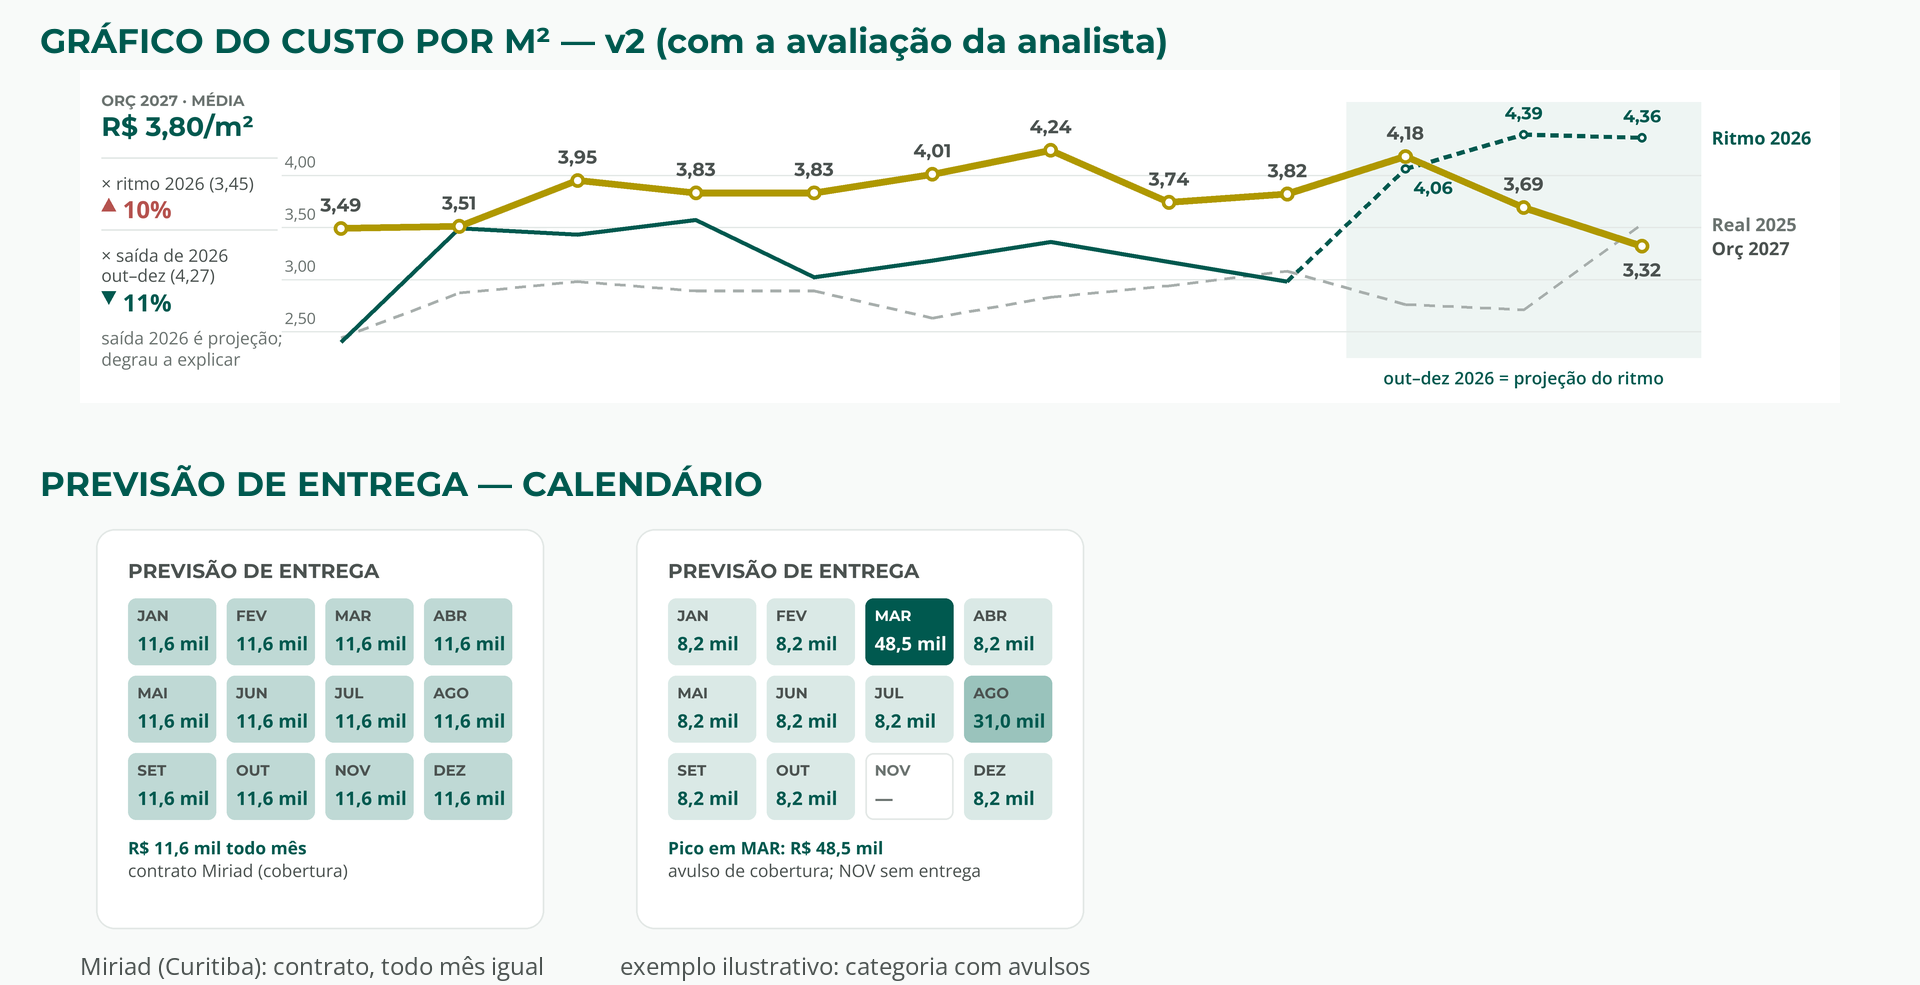

Here is the Python script that generated this plot:
"""Rascunho v2 (07/10/2026): gráfico do Custo por m² com a avaliação da analista + calendário da "Previsão de entrega".

Gráfico — o que mudou da v1 (avaliação da analista):
  1. mensagem honesta, nas duas faces: +10% sobre o ritmo 2026 no ano, mas 11% abaixo da saída de 2026 (out–dez);
  2. ritmo 2026 contínuo até o último mês fechado e tracejado na projeção; a faixa diz "projeção";
  3. nenhum texto em ouro nem em cinza claro (contraste); o ouro fica só na linha;
  4. fonte mínima de 6,5 pt;
  5. rótulo do Orç vai para baixo quando outra linha passa logo acima (dez);
  6. os 3 pontos do ritmo em out–dez com valor;
  7. à direita só os nomes das 3 linhas; a linha da média saiu (está no painel e na tabela);
  8. grade 2,50–4,00, faixa só na altura do gráfico, ritmo no verde da marca.
Calendário — o card "Previsão de entrega" das categorias vira 12 meses em 4×3, com o valor do mês e a cor pela
intensidade; mês sem entrega fica vazio; o destaque só aparece quando há pico de verdade (todo mês igual = contrato).

Só formas que o gerador desenha no Slides (linhas, círculos, retângulos, texto).
Uso (de dentro de orcamento-2027): python ferramentas/rascunhos/grafico_m2_rascunho_v2.py
"""
import os
from PIL import Image, ImageDraw, ImageFont

AQUI = os.path.dirname(os.path.abspath(__file__))
FONTES = os.path.join(AQUI, '..', 'fontes')
SAIDA = os.path.join(AQUI, 'grafico_m2_rascunho_v2.png')

MESES = ['JAN', 'FEV', 'MAR', 'ABR', 'MAI', 'JUN', 'JUL', 'AGO', 'SET', 'OUT', 'NOV', 'DEZ']
REAL25 = [2.44, 2.87, 2.98, 2.89, 2.89, 2.63, 2.83, 2.94, 3.08, 2.76, 2.71, 3.53]
RIT26 = [2.40, 3.49, 3.43, 3.57, 3.02, 3.18, 3.36, 3.17, 2.98, 4.06, 4.39, 4.36]
ORC27 = [3.49, 3.51, 3.95, 3.83, 3.83, 4.01, 4.24, 3.74, 3.82, 4.18, 3.69, 3.32]
FECHADO = 9                # último mês fechado do ritmo (set) — no gerador viria da configuração

DARK, GOLD, BODY, CINZA, LINHA = '#00594F', '#AF9800', '#4B5250', '#6B7370', '#E3E8E6'
TINT, TINT2, MED, RED, BG = '#EEF5F3', '#D7E8E4', '#3C8C7F', '#B5524E', '#F8FAF9'
REAL_COR = '#A7AEAC'

S = 3
K = 1920 / 720 * S
X_JAN, PASSO = 97.9, 44.35
Y0, Y1 = 18, 108
VMIN, VMAX = 2.25, 4.55


def fonte(fam, peso, pt):
    arq = {'M': 'Montserrat[wght].ttf', 'O': 'OpenSans[wdth,wght].ttf'}[fam]
    f = ImageFont.truetype(os.path.join(FONTES, arq), round(pt * K))
    f.set_variation_by_name(peso)
    return f


def px(x, y): return (x * K, y * K)
def X(i): return X_JAN + i * PASSO
def Y(v): return Y1 - (v - VMIN) / (VMAX - VMIN) * (Y1 - Y0)
def br(v): return ('%.2f' % v).replace('.', ',')


def tracejado(d, pts, cor, larg, tam=4, vao=3):
    for (xa, ya), (xb, yb) in zip(pts, pts[1:]):
        dx, dy = xb - xa, yb - ya
        L = (dx * dx + dy * dy) ** .5
        t = 0
        while t < L:
            t2 = min(t + tam, L)
            d.line([px(xa + dx * t / L, ya + dy * t / L), px(xa + dx * t2 / L, ya + dy * t2 / L)], fill=cor, width=round(larg * K))
            t += tam + vao


def linha(d, pts, cor, larg):
    d.line([px(x, y) for x, y in pts], fill=cor, width=round(larg * K), joint='curve')


def texto(d, x, y, s, f, cor, anc='la'):
    d.text(px(x, y), s, font=f, fill=cor, anchor=anc)


def ret(d, x, y, w, h, cor, borda=None, raio=0, larg=.6):
    d.rounded_rectangle([px(x, y), px(x + w, y + h)], radius=raio * K, fill=cor, outline=borda,
                        width=round(larg * K) if borda else 0)


def seta(d, x, y, sobe, cor):
    d.polygon([px(x, y + 2.5), px(x + 5.5, y + 2.5), px(x + 2.75, y - 2.5)] if sobe else
              [px(x, y - 2.5), px(x + 5.5, y - 2.5), px(x + 2.75, y + 2.5)], fill=cor)


# ------------------------------------------------------------------ gráfico
def grafico():
    CW, CH = 660, 125
    im = Image.new('RGB', (round(CW * K), round(CH * K)), 'white')
    d = ImageDraw.Draw(im)
    xa, xb = X(0) - PASSO / 2, X(11) + PASSO / 2

    # Faixa da projeção (só na altura do gráfico)
    d.rectangle([px(X(FECHADO) - PASSO / 2, Y0 - 6), px(xb, Y1)], fill=TINT)
    texto(d, (X(FECHADO) + X(11)) / 2, Y1 + 3, 'out–dez 2026 = projeção do ritmo', fonte('O', 'SemiBold', 6.5), DARK, 'ma')

    for v in (2.5, 3.0, 3.5, 4.0):
        d.line([px(xa, Y(v)), px(xb, Y(v))], fill=LINHA, width=round(.5 * K))
        texto(d, xa + 1, Y(v) - 1, br(v), fonte('O', 'Regular', 6), CINZA, 'ld')

    # Real 2025 (contexto), ritmo 2026 (fechado contínuo, projeção tracejada), Orç 2027 na frente
    tracejado(d, [(X(i), Y(v)) for i, v in enumerate(REAL25)], REAL_COR, 1.1)
    pr = [(X(i), Y(v)) for i, v in enumerate(RIT26)]
    linha(d, pr[:FECHADO], DARK, 1.6)
    tracejado(d, pr[FECHADO - 1:], DARK, 1.6, 3, 2)
    linha(d, [(X(i), Y(v)) for i, v in enumerate(ORC27)], GOLD, 2.6)

    for i in range(FECHADO, 12):          # valores do ritmo na projeção
        r = 1.7
        d.ellipse([px(X(i) - r, Y(RIT26[i]) - r), px(X(i) + r, Y(RIT26[i]) + r)], fill='white', outline=DARK, width=round(1 * K))
        if 0 < ORC27[i] - RIT26[i] <= 0.30:   # Orç logo acima → valor do ritmo embaixo
            texto(d, X(i) + 3, Y(RIT26[i]) + 3, br(RIT26[i]), fonte('M', 'Bold', 6.5), DARK, 'la')
        else:
            texto(d, X(i), Y(RIT26[i]) - 4, br(RIT26[i]), fonte('M', 'Bold', 6.5), DARK, 'md')

    for i, v in enumerate(ORC27):
        r = 2.7
        d.ellipse([px(X(i) - r, Y(v) - r), px(X(i) + r, Y(v) + r)], fill='white', outline=GOLD, width=round(1.4 * K))
        # outra linha logo acima (até 0,30) → rótulo embaixo
        acima = any(0 < s[i] - v <= 0.30 for s in (RIT26, REAL25))
        if i == 9: acima = False          # out: o ritmo cruza por baixo
        if acima:
            texto(d, X(i), Y(v) + 4.5, br(v), fonte('M', 'Bold', 7), BODY, 'ma')
        else:
            texto(d, X(i), Y(v) - 4.5, br(v), fonte('M', 'Bold', 7), BODY, 'md')

    # Nome das linhas à direita, com espaço mínimo
    xr = xb + 4
    alvo = sorted([(Y(RIT26[11]), 'Ritmo 2026', DARK), (Y(REAL25[11]), 'Real 2025', CINZA), (Y(ORC27[11]), 'Orç 2027', BODY)])
    ult = -99
    for y, s, cor in alvo:
        y = max(y, ult + 9); ult = y
        texto(d, xr, y, s, fonte('O', 'Bold', 6.8), cor, 'lm')
    # amostra da cor ao lado do nome do Orç (o ouro só como traço)
    yo = [y for y, s, c in alvo if s == 'Orç 2027'][0]

    # Painel da esquerda: os números que sustentam a conclusão
    x0 = 8
    texto(d, x0, 8, 'ORÇ 2027 · MÉDIA', fonte('M', 'Bold', 5.6), CINZA)
    texto(d, x0, 15, 'R$ 3,80/m²', fonte('M', 'Bold', 10), DARK)
    d.line([px(x0, 33), px(x0 + 66, 33)], fill=LINHA, width=round(.6 * K))
    texto(d, x0, 38, '× ritmo 2026 (3,45)', fonte('O', 'Regular', 6.5), BODY)
    seta(d, x0, 50.5, True, RED); texto(d, x0 + 8, 46, '10%', fonte('O', 'Bold', 9), RED)
    d.line([px(x0, 60), px(x0 + 66, 60)], fill=LINHA, width=round(.6 * K))
    texto(d, x0, 65, '× saída de 2026', fonte('O', 'Regular', 6.5), BODY)
    texto(d, x0, 72.5, 'out–dez (4,27)', fonte('O', 'Regular', 6.5), BODY)
    seta(d, x0, 85.5, False, DARK); texto(d, x0 + 8, 81, '11%', fonte('O', 'Bold', 9), DARK)
    texto(d, x0, 96, 'saída 2026 é projeção;', fonte('O', 'Regular', 6.5), CINZA)
    texto(d, x0, 104, 'degrau a explicar', fonte('O', 'Regular', 6.5), CINZA)
    return im.resize((round(CW * K / S), round(CH * K / S)), Image.LANCZOS)


# ------------------------------------------------------------------ calendário
def compacto(v):
    return ('%.1f mil' % (v / 1000)).replace('.', ',') if v < 1e6 else ('%.2f mi' % (v / 1e6)).replace('.', ',')


def misturar(c1, c2, t):
    a = [int(c1[i:i + 2], 16) for i in (1, 3, 5)]
    b = [int(c2[i:i + 2], 16) for i in (1, 3, 5)]
    return '#%02X%02X%02X' % tuple(round(a[k] + (b[k] - a[k]) * t) for k in range(3))


def calendario(meses, legenda):
    """Card 168 × 150 pt, como o painel do slide de categoria."""
    CW, CH = 168, 150
    im = Image.new('RGB', (round((CW + 12) * K), round((CH + 12) * K)), BG)
    d = ImageDraw.Draw(im)
    ox, oy = 6, 6
    ret(d, ox, oy, CW, CH, 'white', LINHA, 7)
    texto(d, ox + 12, oy + 11, 'PREVISÃO DE ENTREGA', fonte('M', 'Bold', 7.5), BODY)

    vals = [v for v in meses if v > 0.5]
    mx, mn = max(vals), min(vals)
    plano = mx / mn < 1.10 and len(vals) == 12
    iPico = meses.index(mx)
    gx, gy, gw = ox + 12, oy + 26, CW - 24
    cw, ch, g = (gw - 3 * 4) / 4, 25, 4
    for i, v in enumerate(meses):
        cx, cy = gx + (i % 4) * (cw + g), gy + (i // 4) * (ch + g)
        if v <= 0.5:
            ret(d, cx, cy, cw, ch, 'white', LINHA, 3)
            cor_m, cor_v, txt = CINZA, CINZA, '—'
        else:
            t = 0.35 if plano else 0.15 + 0.85 * (v - mn) / ((mx - mn) or 1)
            pico = (not plano) and i == iPico
            fundo = DARK if pico else misturar(TINT, MED, t * 0.75)
            ret(d, cx, cy, cw, ch, fundo, None, 3)
            claro = pico or t > 0.7
            cor_m, cor_v = ('white', 'white') if claro else (BODY, DARK)
            txt = compacto(v)
        texto(d, cx + 3.5, cy + 3, MESES[i], fonte('M', 'Bold', 5.6), cor_m)
        texto(d, cx + 3.5, cy + 12, txt, fonte('O', 'Bold', 7), cor_v)
    yl = gy + 3 * (ch + g) + 2
    for k, s in enumerate(legenda):
        texto(d, gx, yl + k * 8.5, s, fonte('O', 'Bold' if k == 0 else 'Regular', 6.5), DARK if k == 0 else BODY)
    return im.resize((round((CW + 12) * K / S), round((CH + 12) * K / S)), Image.LANCZOS)


def montar():
    g = grafico()
    plano = [139000 / 12] * 12
    pico = [8200, 8200, 48500, 8200, 8200, 8200, 8200, 31000, 8200, 8200, 0, 8200]
    c1 = calendario(plano, ['R$ 11,6 mil todo mês', 'contrato Miriad (cobertura)'])
    c2 = calendario(pico, ['Pico em MAR: R$ 48,5 mil', 'avulso de cobertura; NOV sem entrega'])

    tt = ImageFont.truetype(os.path.join(FONTES, 'Montserrat[wght].ttf'), 34); tt.set_variation_by_name('Bold')
    st = ImageFont.truetype(os.path.join(FONTES, 'OpenSans[wdth,wght].ttf'), 24); st.set_variation_by_name('Regular')
    W = 1920
    h = 20 + 50 + g.height + 60 + 50 + c1.height + 40
    tela = Image.new('RGB', (W, h), BG)
    d = ImageDraw.Draw(tela)
    y = 20
    d.text((40, y), 'GRÁFICO DO CUSTO POR M² — v2 (com a avaliação da analista)', font=tt, fill=DARK)
    tela.paste(g, (80, y + 50)); y += 50 + g.height + 60
    d.text((40, y), 'PREVISÃO DE ENTREGA — CALENDÁRIO', font=tt, fill=DARK)
    tela.paste(c1, (80, y + 50))
    tela.paste(c2, (80 + c1.width + 60, y + 50))
    d.text((80, y + 50 + c1.height + 4), 'Miriad (Curitiba): contrato, todo mês igual', font=st, fill=BODY)
    d.text((80 + c1.width + 60, y + 50 + c1.height + 4), 'exemplo ilustrativo: categoria com avulsos', font=st, fill=BODY)
    tela = tela.crop((0, 0, W, y + 50 + c1.height + 40))
    tela.save(SAIDA)
    print('ok ->', SAIDA)


if __name__ == '__main__':
    montar()
